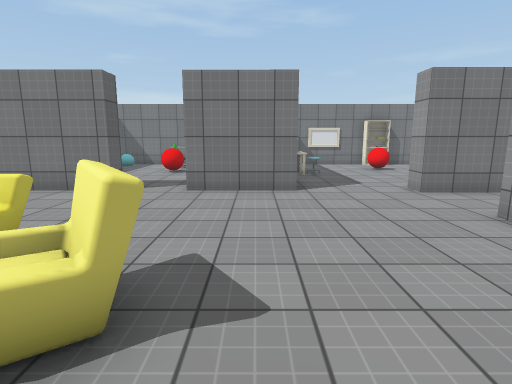
View 1 (above)

18 first-person views from a walk through a Unity game level. The camera is 1.5 m above the floor, tilts 10° down and sees 80° across. The floor is counted in squares, 1 m on a side. Each view is taken from the middle of a square. On the plan, view 1 faces up. The plan holds only what a view shows up to about 15 squares ahead; the rest is blank. The player character is not drawn. Some surface patterns are stand-ins.

View 2
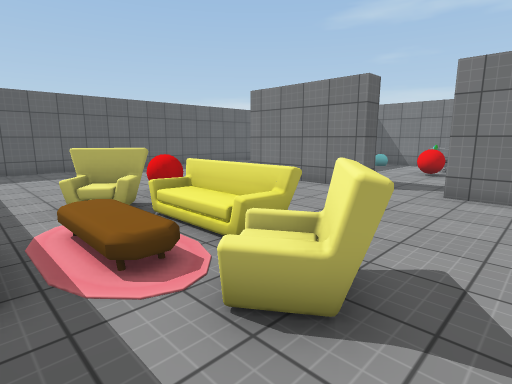

View 3
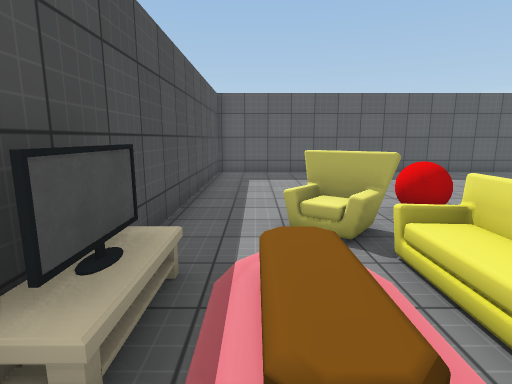

View 4
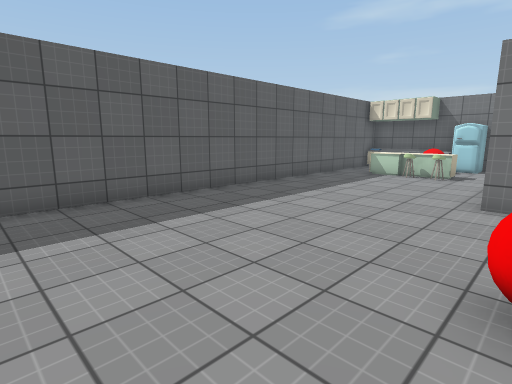

View 5
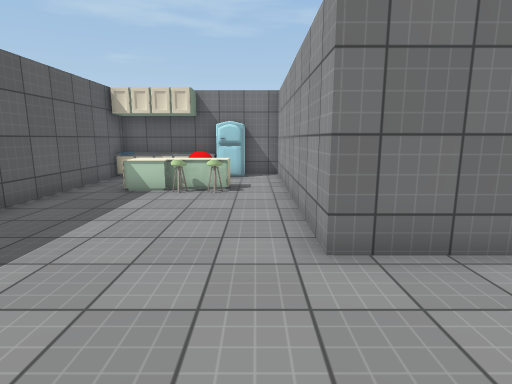

View 6
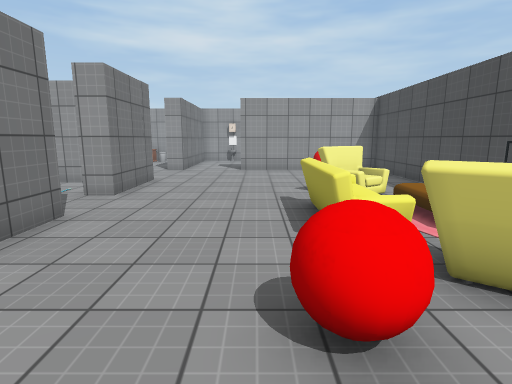

View 7
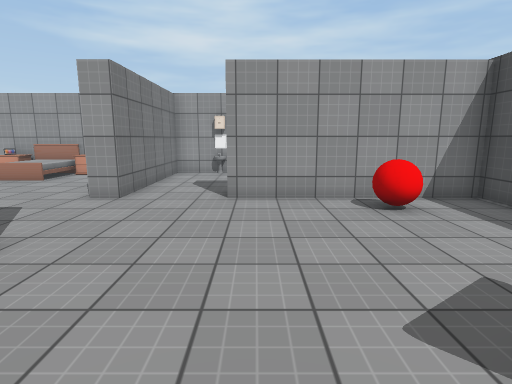

View 8
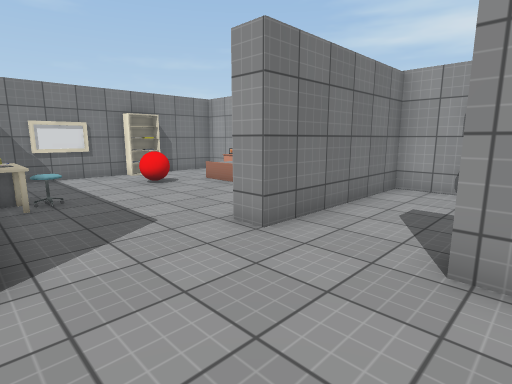

View 9
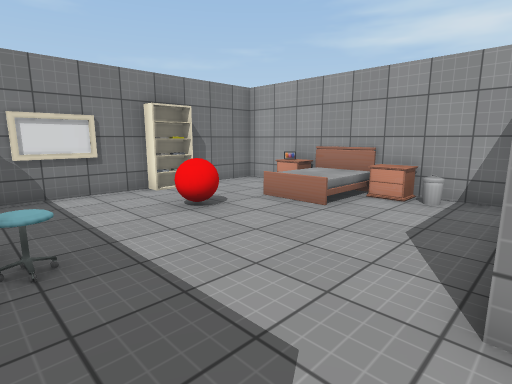

View 10
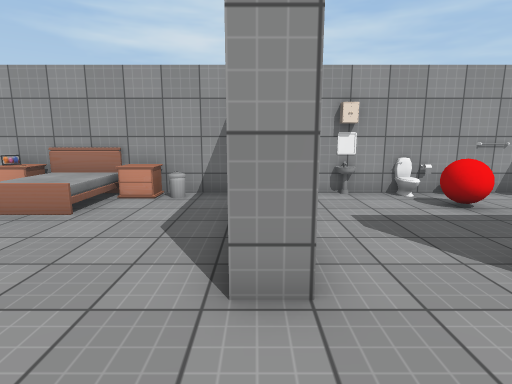

View 11
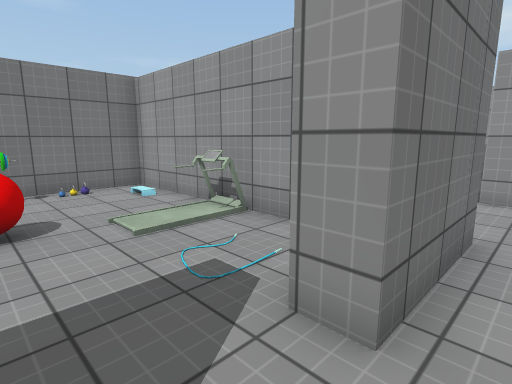

View 12
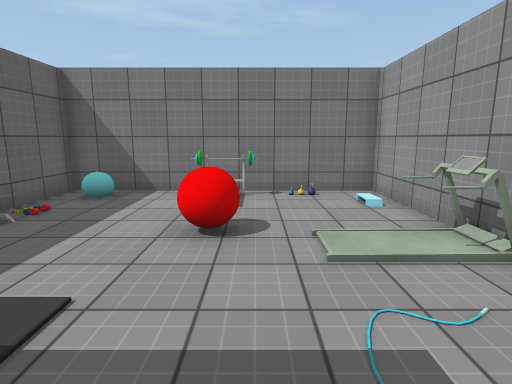

View 13
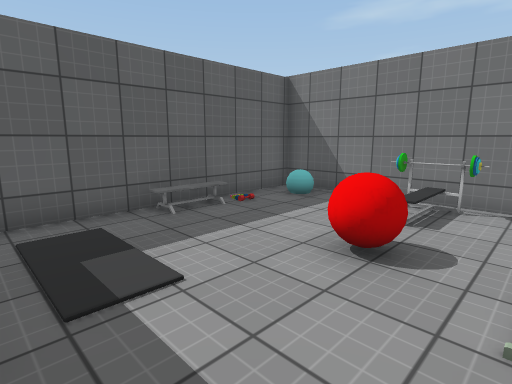

View 14
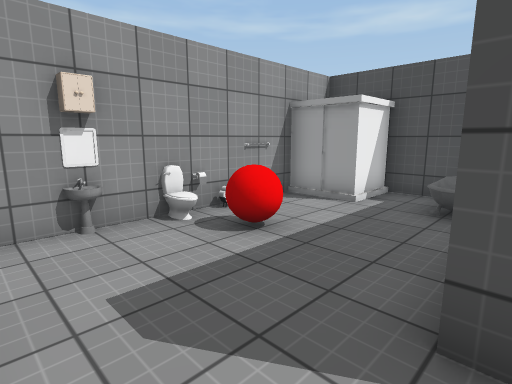

View 15
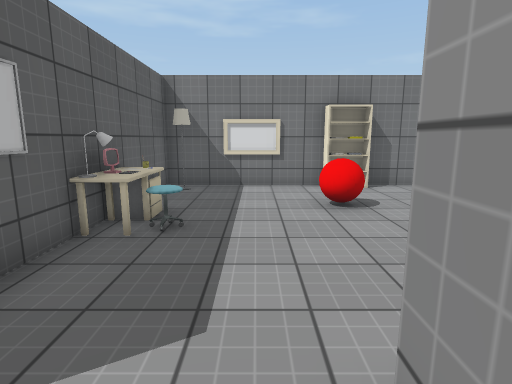

View 16
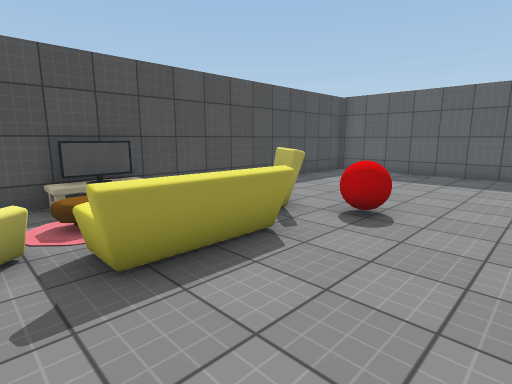

View 17
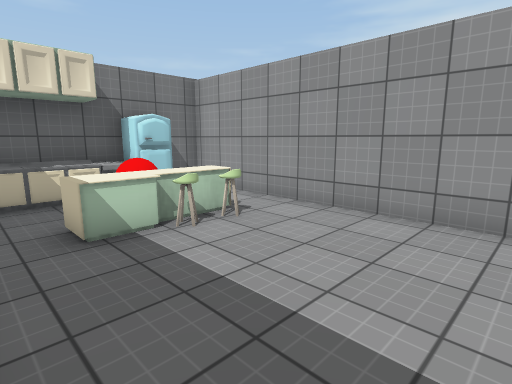

View 18
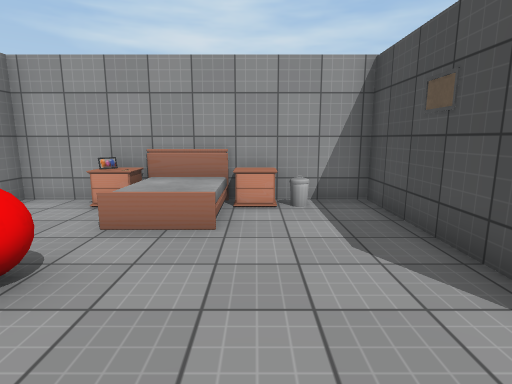

### Floor plan
Points are (right, up) in squares from view 1. A wall is a line through its corners. A room is listed if a view was taken in it or the views show most of it. See-through windows are left out.
Room 1 (views 1, 2, 3, 4, 5, 6, 7, 8, 9, 10, 11, 12, 14, 15, 16, 17, 18)
walls: (-4.2, 9.6) (-4.2, 8.8) (-9.1, 8.8) (-9.1, 17.7) (-15.5, 17.7) (-15.5, -0.7) (4.6, -0.7) (4.6, 5.8); (1.2, 8.8) (-2, 8.8) (-2, 9.6); (5, 5.7) (5.5, 5.7); (6, 9.2) (10.4, 9.2) (10.4, 17.7) (1.2, 17.7) (1.2, 11.4); (10.4, 5.5) (10.4, 8.4) (4.6, 8.4) (4.6, 9.4)
ways out: opening at (-3.5, 9) to room 2; opening at (6.5, 3)
objects: sink (-15, 17) to (-13, 17); other object (-14, 14) to (-13, 15); other object (-12, 13) to (-12, 14); red ball (-12, 15) to (-12, 16); other object (-12, 17); other object (-11, 13) to (-11, 14); other object (-11, 15); fridge (-11, 17); sofa (-8, 2) to (-7, 3); red ball (-8, 4) to (-7, 5); sofa (-6, 3) to (-3, 4); TV (-5, 0) to (-4, 0); sofa (-2, 2) to (-1, 3); other object (2, 13); table (2, 14); other object (2, 17); other object (3, 13); bookshelf (7, 16); other object (7, 17); bed (8, 13) to (10, 14); other object (10, 7); other object (10, 11); table (10, 12); table (10, 15); table (10, 16)
Room 2 (view 13)
walls: (0.4, 11.4) (0.4, 17.7) (-8.3, 17.7) (-8.3, 10.4)
ways out: opening at (-3.5, 9) to room 1
objects: other object (-7, 17); red ball (-4, 13) to (-3, 14); bench (-3, 17); other object (0, 13)

Where each view was taken, in squares from view 1:
view 1: 0 up, 0 right, facing up
view 2: 0 up, 0 right, facing up-left
view 3: 1 up, 2 left, facing left
view 4: 1 up, 8 left, facing up-left
view 5: 5 up, 10 left, facing up
view 6: 5 up, 10 left, facing right
view 7: 5 up, 3 left, facing right
view 8: 5 up, 1 right, facing up-right
view 9: 9 up, 2 right, facing up-right
view 10: 9 up, 2 right, facing right
view 11: 8 up, 4 left, facing up-right
view 12: 9 up, 3 left, facing up
view 13: 10 up, 2 left, facing up-left
view 14: 8 up, 5 right, facing down-right
view 15: 8 up, 4 right, facing up
view 16: 7 up, 2 left, facing down-left
view 17: 9 up, 15 left, facing up-right
view 18: 12 up, 3 right, facing right
